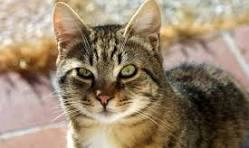
#> input picture A-Cat.jpg, 249 x 148 px
$ jupyter execute --allow-errors 'IntroProgAssignment3 - S00261453 ChidimmaPriscaOgu.ipynb'
#> lines starting #> are read from the running program, lines starting #| are printed output that depends on the picture; long printed decimals are rounded
# 1

[cell 1]
from PIL import Image

sample_image_fn = "A-Cat.jpg"
#sample_image_fn = "yamahaR1.png"

# Open an image file
image = Image.open(sample_image_fn)
#> image is the input picture: PIL image 249x148 RGB; mean R, G, B 150.9, 132.4, 109.5

# Understanding Image Properties
# Dimensions: Get the width and height of the image
width, height = image.size
#> width = 249; height = 148

# Mode: Get the color mode of the image (e.g., "RGB", "L", "RGBA")
color_mode = image.mode
#> color_mode = 'RGB'

# Format: Get the file format of the image (e.g., "JPEG", "PNG", "BMP")
file_format = image.format
#> file_format = 'JPEG'

# Metadata: Get metadata associated with the image (e.g., EXIF data)
metadata = image.info
#> metadata = {'jfif': 257, 'jfif_version': (1, 1), 'jfif_unit': 0, 'jfif_density': (1, 1)}

# Accessing Image Properties
print("Image Dimensions:", (width, height))
#| Image Dimensions: (249, 148)
print("Color Mode:", color_mode)
#| Color Mode: RGB
print("File Format:", file_format)
#| File Format: JPEG
print("Metadata:", metadata)
#| Metadata: {'jfif': 257, 'jfif_version': (1, 1), 'jfif_unit': 0, 'jfif_density': (1, 1)}

# Close the image object
image.close()

a) Function to isolate the blue channel

[cell 2]
def just_blue(image):
    # Split the image into its individual channels
    red_channel, green_channel, blue_channel = image.split()
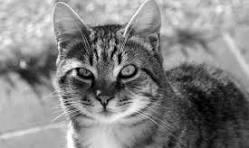
#> green_channel: PIL image 249x148 L; min 0, max 255, mean 132.4
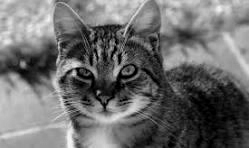
#> blue_channel: PIL image 249x148 L; min 0, max 246, mean 109.5

    # Create a new image with only the blue channel
    blue_image = Image.merge("RGB", (red_channel.point(lambda _: 0), green_channel.point(lambda _: 0), blue_channel))
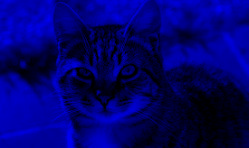
#> blue_image: PIL image 249x148 RGB; mean R, G, B 0, 0, 109.5

    return blue_image


# Open an image file
input_image = Image.open("A-Cat.jpg")

# Call the function with the input image
output_image_blue = just_blue(input_image)

output_image_blue.show()

#display altered image
display(output_image_blue)

#Save the image to a .png file
output_image_blue.save("blue_channel.png")

input_image.close()
output_image_blue.close()

b) Fuction to convert image to a grey scale

[cell 3]
def grey_scale(image):
    # Convert the image to grayscale
    grey_image = image.convert("L")
    return grey_image


# Open an image file
input_image = Image.open("A-Cat.jpg")

# Call the function with the input image
output_image_grey = grey_scale(input_image)

output_image_grey.show()

#display altered image
display(output_image_grey)

#Save the image to a .png file
output_image_grey.save("grey_scale.png")

input_image.close()
output_image_grey.close()

c) Function that returns a new grey scale version of the input image that is based on a user defined set of weights

[cell 4]
#Function to convert image to weighted grayscale
def weighted_grey_scale(image, red_weight, green_weight, blue_weight):
    # Split the image into its individual channels
#> called with red_weight = 0.299, green_weight = 0.587, blue_weight = 0.114
    red_channel, green_channel, blue_channel = image.split()

    # Create weighted versions of each channel
    weighted_red_channel = red_channel.point(lambda x: x * red_weight)
    weighted_green_channel = green_channel.point(lambda x: x * green_weight)
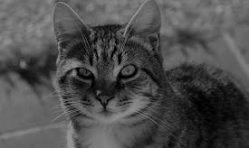
#> weighted_green_channel: PIL image 249x148 L; min 0, max 150, mean 77.7
    weighted_blue_channel = blue_channel.point(lambda x: x * blue_weight)

    # Merge the weighted channels into a single image
    weighted_sum = Image.merge("RGB", (weighted_red_channel, weighted_green_channel, weighted_blue_channel))
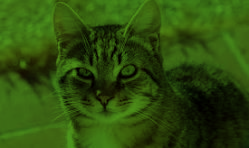
#> weighted_sum: PIL image 249x148 RGB; mean R, G, B 45.1, 77.7, 12.5

    # Convert the weighted sum to grayscale
    weighted_grey_image = weighted_sum.convert("L")
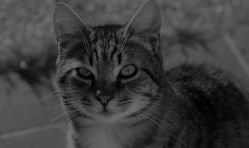
#> weighted_grey_image: PIL image 249x148 L; min 0, max 114, mean 60.6

    return weighted_grey_image


# Open an image file
input_image = Image.open("A-Cat.jpg")


# Assign weights- Switch between the assigned weights as you please to get the user-defined weighted gray scale.
#In the order red,green, blue
output_image_weighted_grey = weighted_grey_scale(input_image, 0.2989, 0.5870, 0.1140)

# Display the altered images
display(output_image_weighted_grey)


#Save the image to a .png file
output_image_weighted_grey.save("weighted_grey_scale.png")


input_image.close()
output_image_weighted_grey.close()

d) Function that returns an altered version of the input image such that the right hand side is a reflection of the left hand side.

[cell 5]
def mirror_image(image):
    width, height = image.size
#> width = 249; height = 148
    mirrored_image = Image.new("RGB", (width * 2, height))  # Create a new image with double width
#> mirrored_image: PIL image 498x148 RGB; every value is 0

    # Paste the original image on the left side
    mirrored_image.paste(image, (0, 0))

    # Iterate over each pixel column in the left half of the image
    for y in range(height):
        for x in range(width):
            # Get the corresponding pixel from the left side of the image
            pixel = image.getpixel((width - x - 1, y))
            # Set the pixel value in the mirrored image on the right side
            mirrored_image.putpixel((width + x, y), pixel)

    return mirrored_image


input_image = Image.open("A-Cat.jpg")
output_image_mirror = mirror_image(input_image)
output_image_mirror.show()  # Display the mirrored image
display(output_image_mirror)

#Save the image to a .png file
output_image_mirror.save("mirror.png")

input_image.close()
output_image_mirror.close()

e) - Function that returns symmettry score

[cell 6]
from PIL import Image, ImageChops

def measure_symmetry(face_image):
    """
    Function to measure the symmetry of a person's face.

    Args:
    - face_image: PIL Image object representing the person's face

    Returns:
    - symmetry_score: Float representing the symmetry score of the face (0 to 1)
    """
    # Create a mirrored version of the face
    mirrored_face = mirror_image(face_image)

    # Calculate the symmetry score based on pixel-wise comparison
    diff = ImageChops.difference(face_image, mirrored_face)
    diff_data = diff.getdata()
    total_diff = sum(abs(sum(pixel)) for pixel in diff_data)
    symmetry_score = 1 - (total_diff / (255 * face_image.size[0] * face_image.size[1] * 3))

    return symmetry_score

# Example usage:
input_face = Image.open("face.jpg")
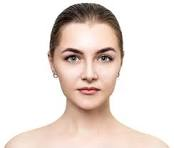
#> input picture face.jpg, 174 x 148 px
#> input_face is the input picture: PIL image 174x148 RGB; mean R, G, B 234.5, 222.6, 216.3
symmetry_score = measure_symmetry(input_face)
#> in mirror_image (call 2), `mirrored_image = Image.new("RGB", (width * 2, height))`: mirrored_image: PIL image 348x148 RGB; every value is 0
#> after the loop in mirror_image (call 2), `for y in range(height):`:
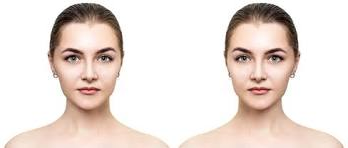
#> mirrored_image: PIL image 348x148 RGB; mean R, G, B 234.5, 222.6, 216.3
#> in measure_symmetry, `diff = ImageChops.difference(face_image, mirrored_face)`: diff: PIL image 174x148 RGB; every value is 0
#> in measure_symmetry, `total_diff = sum(abs(sum(pixel)) for pixel in diff_data)`: total_diff = 0
#> in measure_symmetry, `symmetry_score = 1 - (total_diff / (255 * face_image.size[0] * face_im..`: symmetry_score = 1
#> symmetry_score = 1
print("Symmetry score:", symmetry_score)
#| Symmetry score: 1.0

f) - Detailed explanation

### To dispaly an altered image, use display(altered_image) not display(altered_image.show()).

The show() method of an image in PIL is primarily intended for displaying the image using the default image viewer associated with your operating system. It doesn't return any value, which is why output_image ends up being None.

In your code, you're assigning the result of resized_image.show() to output_image, and since show() doesn't return anything, output_image becomes None.

#### Just_Blue
The provided code snippet defines a function just_blue that extracts the blue channel from an input image, resulting in an image containing only the blue channel information.

Function just_blue:
This function takes an input image as an argument.
It splits the input image into its individual red, green, and blue channels using the split() method.
Then, it creates a new image by merging only the blue channel information and setting the red and green channels to zero.
Finally, it returns the new image containing only the blue channel.

Image Processing:
The code demonstrates basic image processing techniques, such as splitting channels and merging them to create new images.
It showcases how to extract specific color information from an image, in this case, the blue channel.

Applications:
This code can be useful in various image processing tasks where isolating specific color information is necessary.
It can be applied in computer vision applications, such as object detection or image segmentation, where identifying objects based on color plays a crucial role.

Limitations:
The code assumes that the input image is in the RGB color space. If the input image is in a different color space, such as grayscale or CMYK, additional processing may be required.
It sets the red and green channels to zero, which may result in loss of information if the original image contains important details in those channels.

#### Grey and weighted gray scale

First convert the input image to grayscale using the convert("L") method.
Then, we split the grayscale image into its individual red, green, and blue channels.

For the weighted_grey_scale  function, it converts an input image to grayscale based on user-defined weights for each color channel.

Code Explanation:
Function weighted_grey_scale:
This function takes an input image and user-defined weights for the red, green, and blue channels.
It splits the input image into its individual red, green, and blue channels.
Then, it applies the user-defined weights to each channel separately to create weighted versions of each channel.
Next, it merges the weighted channels into a single RGB image.
Finally, it converts the weighted sum image to grayscale using the convert() method.

Applications:
This code can be applied in various image processing tasks where customized grayscale conversion is required.
It allows users to adjust the emphasis of different color components in the grayscale image based on specific application requirements.

Limitations:
The code assumes that the input image is in the RGB color space. If the input image is in a different color space, additional processing may be required to handle conversions.
The user-defined weights may not always result in visually optimal grayscale images, depending on the characteristics of the input images and the desired output.

#### Mirror

The provided code defines a function mirror_image that mirrors an input image horizontally, creating a new image with the original image on the left side and its mirrored version on the right side. Let's analyze and discuss the code, along with its applications and potential improvements:

Code Explanation:
Function mirror_image:
This function takes an input image and mirrors it horizontally to create a new image with double width.
It initializes a new image with the dimensions twice that of the input image.
Then, it pastes the original input image onto the left side of the new image.
It iterates over each pixel column in the left half of the image, retrieves the corresponding pixel from the left side of the input image, and sets the pixel value in the mirrored image on the right side.
Finally, it returns the mirrored image.

Applications:
This code can be used in various image processing tasks where horizontal mirroring of images is required.
It can be applied in creating symmetrical images, such as in artistic compositions or in generating training data for machine learning models.

Limitations:
The code assumes that the input image is in the RGB color space. If the input image is in a different color space, additional processing may be required to handle conversions.
It only mirrors the image horizontally. For tasks requiring vertical mirroring or more complex transformations, additional code modifications would be necessary.

[cell 7]
def mirror_image_left_to_right(image):
    width, height = image.size
#> width = 249; height = 148
    mirrored_image = image.copy()  # Create a copy of the original image

    # Iterate over each pixel column in the right half of the image
    for x in range(width // 2, width):
        # Iterate over each pixel row in the image
        for y in range(height):
            # Get the corresponding pixel from the left half of the image
            mirrored_pixel = image.getpixel((width - x - 1, y))
            # Set the pixel value in the mirrored image on the right side
            mirrored_image.putpixel((x, y), mirrored_pixel)
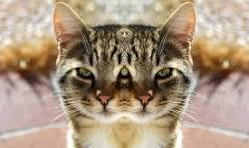
#> mirrored_image: PIL image 249x148 RGB; mean R, G, B 170.3, 149.5, 127.4

    return mirrored_image

# Open an image file
input_image = Image.open("A-Cat.jpg")

# Call the function with the input image
output_image = mirror_image_left_to_right(input_image)

# Display the altered image
display(output_image)

[cell 8]
from PIL import Image, ImageChops

def measure_symmetry(face_image):
    """
    Function to measure the symmetry of a person's face.

    Args:
    - face_image: PIL Image object representing the person's face

    Returns:
    - symmetry_score: Float representing the symmetry score of the face (0 to 1)
    """
    # Create a mirrored version of the face
    #mirrored_face = mirror_image(face_image)
    mirrored_face = mirror_image_left_to_right(face_image)

    # Calculate the symmetry score based on pixel-wise comparison
    diff = ImageChops.difference(face_image, mirrored_face)
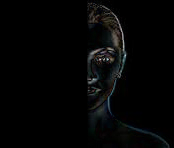
#> diff: PIL image 174x148 RGB; mean R, G, B 4.4, 4.7, 4.7
    diff_data = diff.getdata()
    total_diff = sum(abs(sum(pixel)) for pixel in diff_data)
#> total_diff = 355958
    symmetry_score = 1 - (total_diff / (255 * face_image.size[0] * face_image.size[1] * 3))
#> symmetry_score = 0.982

    return symmetry_score

# Example usage:
input_face = Image.open("face.jpg")
symmetry_score = measure_symmetry(input_face)
#> symmetry_score = 0.982
print("Symmetry score:", symmetry_score)
#| Symmetry score: 0.9819

With the mirror image function, I created two different mirror functions; mirror_image() and  mirror_image_left_to_right().

Then I used them in the symmetry function, the mirror_image() function generated a value of symmetry of 1 when I checked the symettry while mirror_image_left_to_right() generated a value of 0.98. This led me to the conclusion that a completely mirrored image should have symmetry of 1.

# 2

a)

[cell 9]
def merge_sort(arr):
    if len(arr) > 1:
        mid = len(arr) // 2
        left_half = arr[:mid]
        right_half = arr[mid:]

        merge_sort(left_half)
        merge_sort(right_half)

        i = j = k = 0

        while i < len(left_half) and j < len(right_half):
            if left_half[i] < right_half[j]:
                arr[k] = left_half[i]
                i += 1
            else:
                arr[k] = right_half[j]
                j += 1
            k += 1

        while i < len(left_half):
            arr[k] = left_half[i]
            i += 1
            k += 1

        while j < len(right_half):
            arr[k] = right_half[j]
            j += 1
            k += 1

    return arr

#Sample list to sort
my_list = [64, 25, 12, 22, 11]


# Call merge sort
sorted_list_merge = merge_sort(my_list.copy())
print("Merge Sort:", sorted_list_merge)

[cell 10]
def quick_sort(arr):
    if len(arr) <= 1:
        return arr

    pivot = arr[-1]
    left = [x for x in arr[:-1] if x <= pivot]
    right = [x for x in arr[:-1] if x > pivot]

    return quick_sort(left) + [pivot] + quick_sort(right)

#Sample list to sort
my_list = [64, 25, 12, 22, 11]


# Call quick sort
sorted_list_quick = quick_sort(my_list.copy())
print("Quick Sort:", sorted_list_quick)

[cell 11]
def bubble_sort(arr):
    n = len(arr)
    for i in range(n):
        for j in range(0, n-i-1):
            if arr[j] > arr[j+1]:
                arr[j], arr[j+1] = arr[j+1], arr[j]
    return arr

#Sample list to sort
my_list = [64, 25, 12, 22, 11]


# Call bubble sort
sorted_list_bubble = bubble_sort(my_list.copy())
print("Bubble Sort:", sorted_list_bubble)
